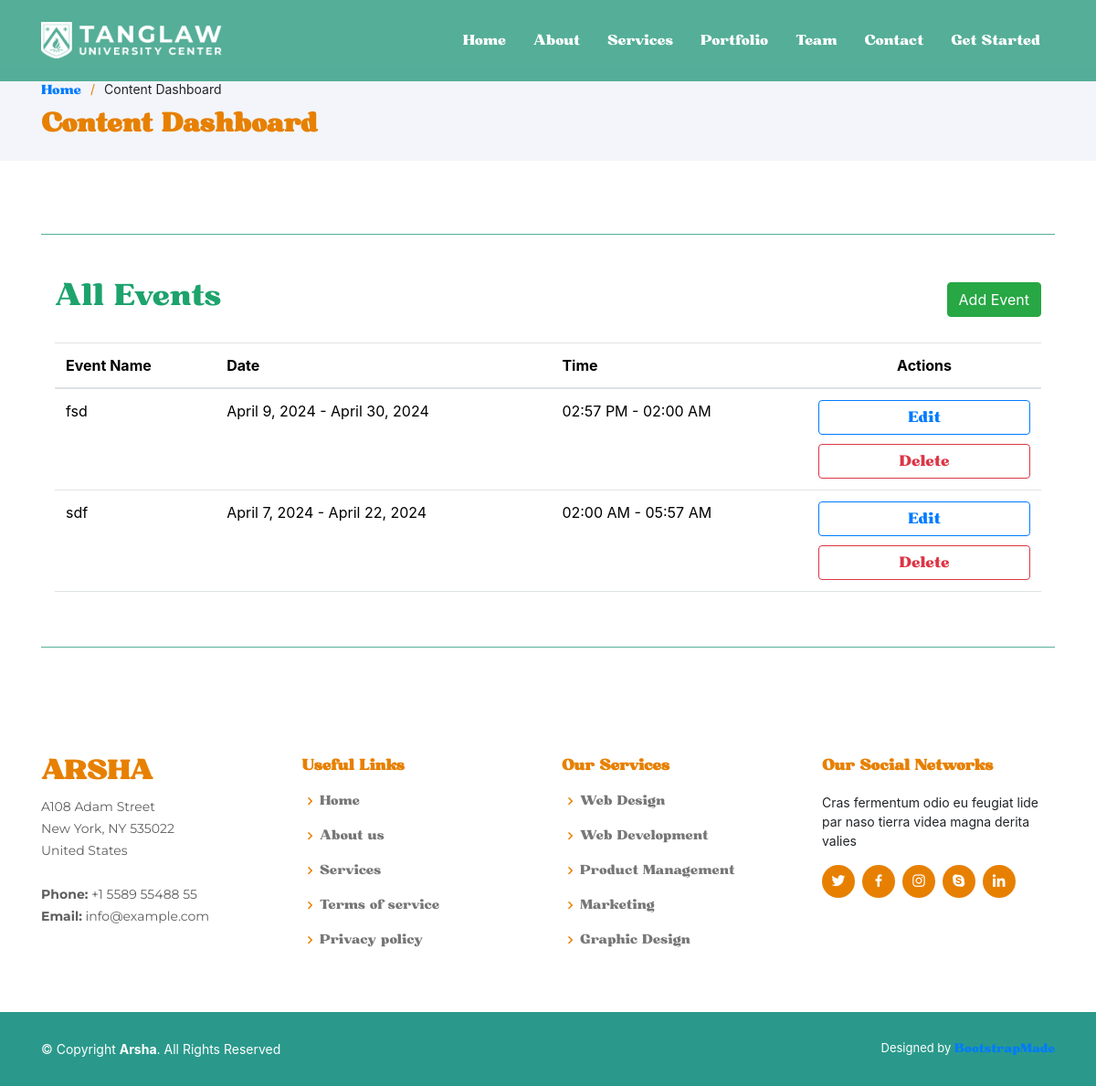
Before: /admin/contentDashboard.php (signed in) with the older database file.
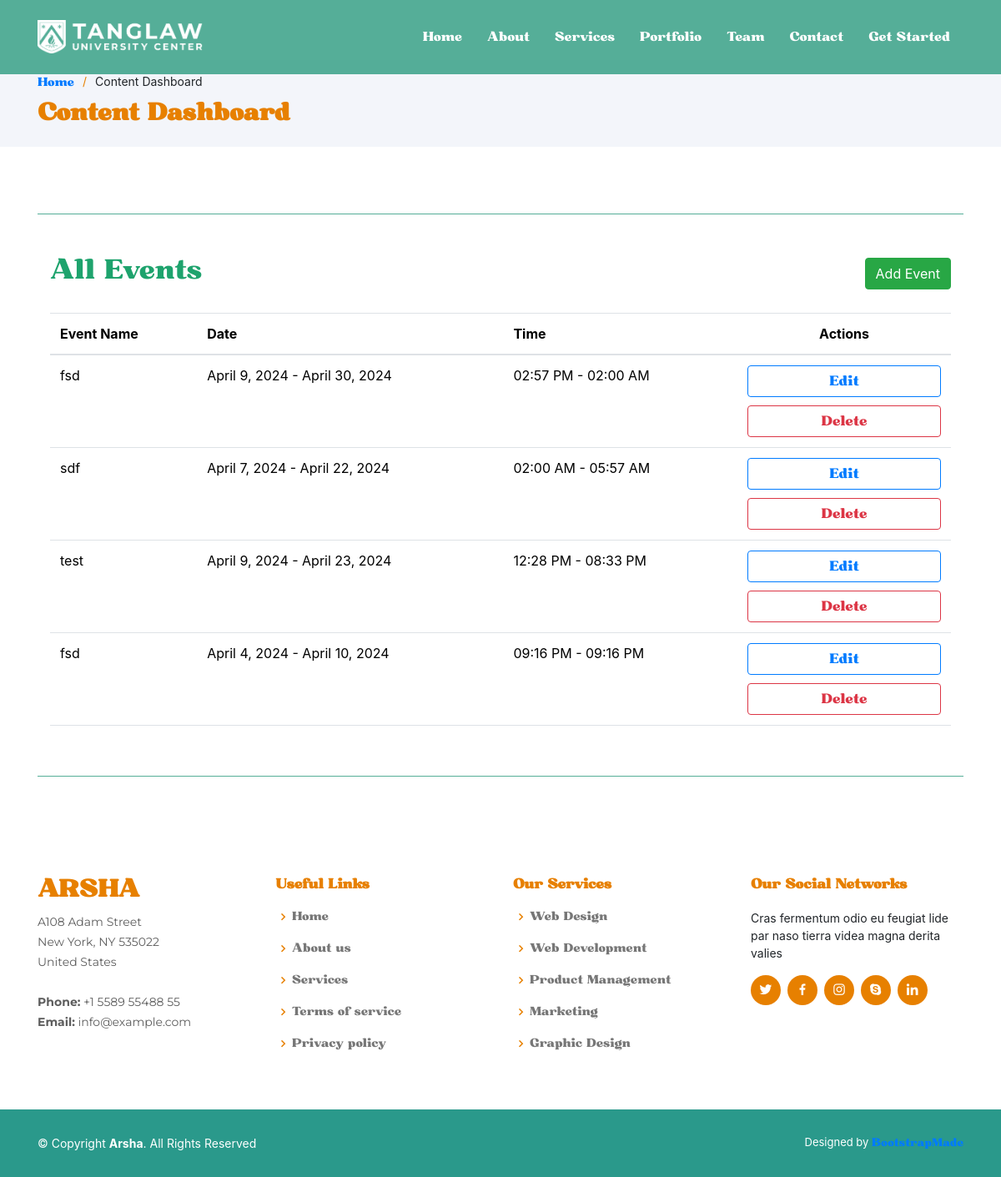
After: the same page with the newer database file.
### tables this page shows
CREATE TABLE `events` (
  `event_image` longblob NOT NULL,
  `event_name` varchar(255) NOT NULL,
  `event_location` varchar(255) NOT NULL,
  `event_contact_person` varchar(255) NOT NULL,
  `event_contact` varchar(11) NOT NULL,
  `event_date_start` date NOT NULL,
  `event_date_end` date NOT NULL,
  `event_time_start` time NOT NULL,
  `event_time_end` time NOT NULL,
  `event_content` mediumtext NOT NULL,
  `event_id` int(6) NOT NULL
);

### admin/contentDashboard.php (the view, shortened to what the changed rows need)
<!DOCTYPE html>
<html lang="en">
<head>
  <link href="../assets/vendor/aos/aos.css" rel="stylesheet">
  <link href="../assets/vendor/bootstrap/css/bootstrap.min.css" rel="stylesheet">
  <link href="../assets/vendor/bootstrap-icons/bootstrap-icons.css" rel="stylesheet">
  <link href="../assets/vendor/boxicons/css/boxicons.min.css" rel="stylesheet">
  <link href="../assets/vendor/glightbox/css/glightbox.min.css" rel="stylesheet">
  <link href="../assets/vendor/remixicon/remixicon.css" rel="stylesheet">
  <link href="../assets/vendor/swiper/swiper-bundle.min.css" rel="stylesheet">
  <link rel="stylesheet" href="https://stackpath.bootstrapcdn.com/bootstrap/4.5.2/css/bootstrap.min.css">
  <link href="../assets/css/style.css" rel="stylesheet">
  <link href="../assets/css/font.css" rel="stylesheet">
  <link rel="stylesheet" href="https://stackpath.bootstrapcdn.com/bootstrap/4.5.2/css/bootstrap.min.css">
</head>
<?php
    require_once("../db-connector.php");
    $query = "SELECT * FROM events";
    $stmt = $pdo_obj->query($query);
    $events = $stmt->fetchAll(PDO::FETCH_ASSOC);
?>
<body>
  <main id="main">
    <section id="breadcrumbs" class="breadcrumbs">
      <div class="container">
        <h2 class="header-text-2">Content Dashboard</h2>
      </div>
    </section>
    <section class="inner-page">
      <div class="container">
    <div class="container table-container">
<br>
<br>
  <div class="d-flex justify-content-between align-items-center">
    <h2 style="color:#1EA36D">All Events</h2>
  </div>
  <br>
  <table style="margin-bottom:60px;" class="table">
    <thead>
      <tr>
        <th>Event Name</th>
        <th>Date</th>
        <th>Time</th>
        <th style="text-align: center;">Actions</th>
      </tr>
    </thead>
    <tbody>
      <?php foreach ($events as $event): ?>
        <tr>
          <td><?php echo $event['event_name']; ?></td>
          <td><?php echo date("F j, Y", strtotime($event['event_date_start'])); ?> - <?php echo date("F j, Y", strtotime($event['event_date_end'])); ?></td>
          <td><?php echo date("h:i A", strtotime($event['event_time_start'])); ?> - <?php echo date("h:i A", strtotime($event['event_time_end'])); ?></td>
          <td>
          <a href="editContent.php?id=<?php echo $event['event_id']; ?>"><button style="margin-bottom:10px;" class="btn btn-outline-primary dash-button">Edit</button></a>
          <a href="deleteContent.php?id=<?php echo $event['event_id']; ?>"><button  class="btn btn-outline-danger dash-button">Delete</button>
          </td>
        </tr>
      <?php endforeach; ?>
    </tbody>
  </table>
</div>
      </div>
    </section>
  </main>
</body>
</html>

Changed rows visible on the page:
added events: event_name "test", event_date_start "April 9, 2024", event_date_end "April 23, 2024", event_time_start "12:28 PM", event_time_end "08:33 PM"
added events: event_name "fsd", event_date_start "April 4, 2024", event_date_end "April 10, 2024", event_time_start "09:16 PM", event_time_end "09:16 PM"
